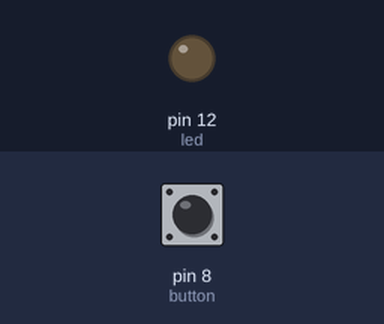
The sketch below on a simulated Arduino Uno, built with avr-gcc and run on an emulated ATmega328P. Parts: output pins drawn as LEDs (lit = HIGH). Dashed ring = blinking. The inputs (shaded band) are chosen by the test bench; at power-on: pin 8 (button) LOW.

Above: at 1.2 s.
1.3 s: pin 8 (button) pulled HIGH for 1 s
At 3.3 s:
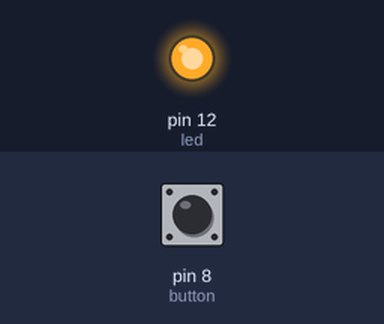
3.8 s: pin 8 (button) pulled HIGH for 0.15 s
At 4.5 s:
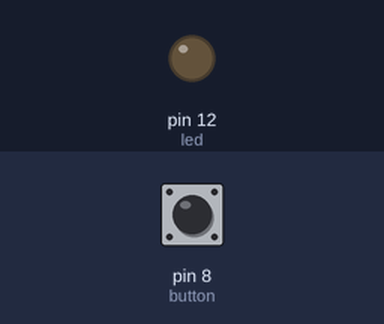
5.4 s: pin 8 (button) pulled HIGH for 3.2 s
At 5.5 s:
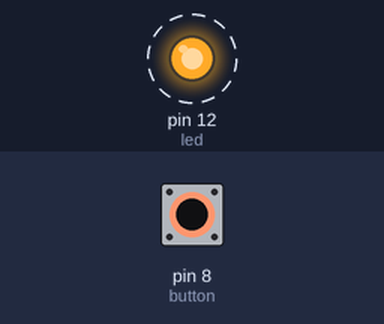
Timing chart, 0 to 9.9 s (numbered marks = the images above; inputs shaded):
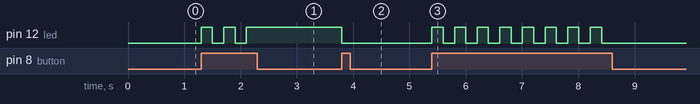

The sketch:

StateBasedAlarm.ino
```cpp
// Wiring code generated from an ArduinoML model
// Application name: StateBasedAlarm

void setup(){
  pinMode(8, INPUT);  // button [Sensor]
  pinMode(12, OUTPUT); // led [Actuator]
}

long time = 0; long debounce = 200;

void state_on() {
  digitalWrite(12,HIGH);
  boolean guard = millis() - time > debounce;
  if( digitalRead(8) == HIGH && guard ) {
    time = millis();
    state_off();
  }
  else {
    state_on();
  }
}

void state_off() {
  digitalWrite(12,LOW);
  boolean guard = millis() - time > debounce;
  if( digitalRead(8) == HIGH && guard ) {
    time = millis();
    state_on();
  }
  else {
    state_off();
  }
}

void loop() {
  state_off();
}
```

Measured:
- after the input at 1.3 s, pin 12 (led): alternates HIGH for 0.20 s and LOW for 0.20 s, 5 changes in all, then stays HIGH, starting at once
- after the input at 3.8 s, pin 12 (led): HIGH → LOW at once
- after the input at 5.4 s, pin 12 (led): alternates HIGH for 0.20 s and LOW for 0.20 s, 16 changes in all, then stays LOW, starting at once
